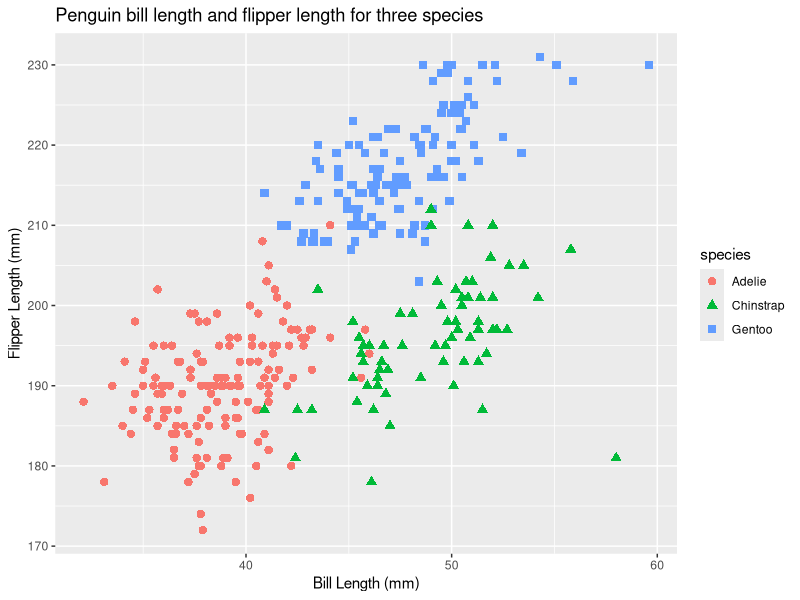
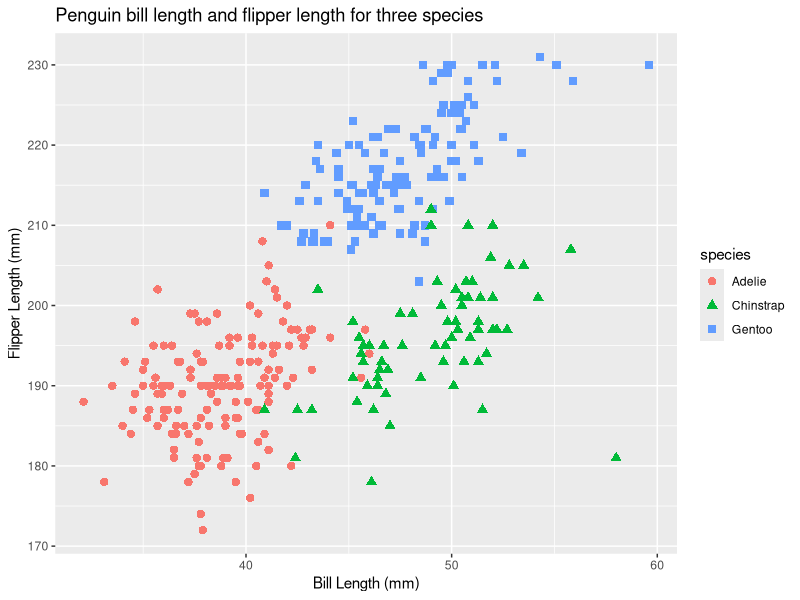

Recreate these plots in R, in order.
## ---- chunk 1

library(tidyverse)
data("penguins", package = "palmerpenguins")
head(penguins)
nrow(penguins)
ncol(penguins)
penguins %>%
  summarise(across(c(flipper_length_mm),mean,na.rm=TRUE))

## ---- chunk 2
skimr::skim(penguins)
## ---- chunk 3
## the scatterplot of flipper_length and bill_length among species variables.
bill_length_and_flipper_length_Graph<-ggplot(data=penguins,
       aes(x=bill_length_mm,
           y=flipper_length_mm))+
  geom_point(aes(color=species,
                 shape=species),
             size=2.5,
             alpha=1)+
  labs(title="Penguin bill length and flipper length for three species",
       x="Bill Length (mm)",
       y="Flipper Length (mm)")
show(bill_length_and_flipper_length_Graph)

ggsave("hw_1_scatterplot.pdf")

## ---- chunk 4
df<-tibble(
  sample= runif(10,-3,3),
  logical_vector= sample>0,
  character_vector= c("a","b","c","d","e","f","g","h","i","j"),
  factor_vector= factor(c("S","M","M","L","S","M","L","M","S","L"))
)
df
## ---- chunk 5
mean(df$sample)
## ---- chunk 6
mean(df$logical_vector)
## ---- chunk 7
mean(df$character_vector)
mean(df$factor_vector)
## ---- chunk 8
logical_numeric<-as.numeric(df$logical_vector)
show(logical_numeric)
mean(logical_numeric)
## ---- chunk 9
character_factor<-factor(df$character_vector)
character_numeric<-as.numeric(character_factor)
mean(character_numeric)
## ---- chunk 10
factor_numeric<-as.numeric(df$factor_vector)
mean(factor_numeric)
